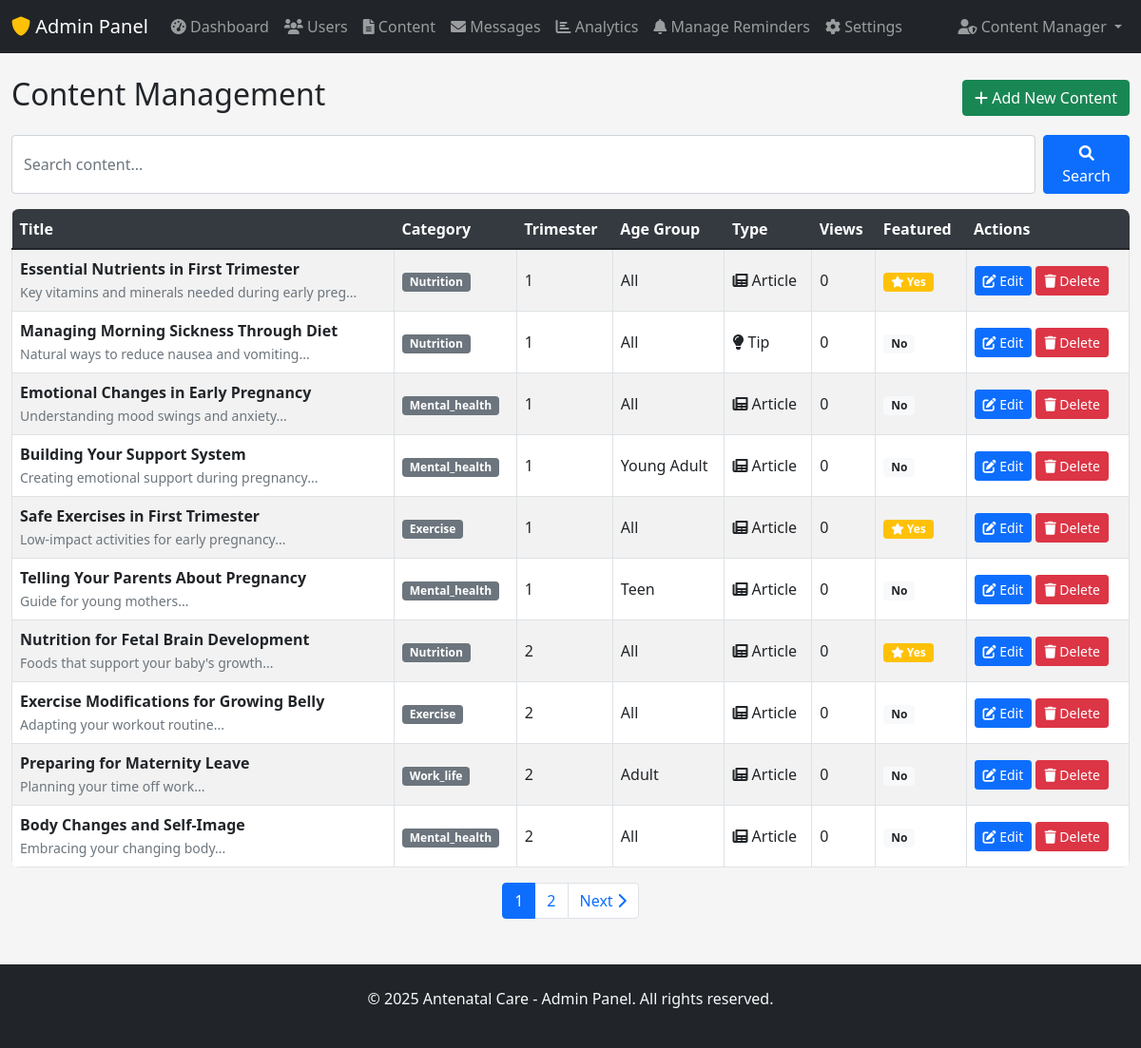
The page /admin/content.php (signed in) on the database its author committed.
### tables this page shows
CREATE TABLE content (
    id INT PRIMARY KEY AUTO_INCREMENT,
    title VARCHAR(200) NOT NULL,
    description TEXT,
    content_text LONGTEXT NOT NULL,
    trimester INT NOT NULL CHECK (trimester IN (1, 2, 3)),
    age_group ENUM('teen', 'young_adult', 'adult', 'mature_adult', 'senior_adult', 'all') DEFAULT 'all',
    category VARCHAR(50) NOT NULL,  
    content_type ENUM('article', 'tip', 'checklist', 'video', 'audio') DEFAULT 'article',
    language VARCHAR(20) DEFAULT 'english',
    is_featured BOOLEAN DEFAULT FALSE,
    view_count INT DEFAULT 0,
    created_at TIMESTAMP DEFAULT CURRENT_TIMESTAMP,
    updated_at TIMESTAMP DEFAULT CURRENT_TIMESTAMP ON UPDATE CURRENT_TIMESTAMP
);

### includes/config.php (called while the page is built, shortened)
<?php
$conn = new mysqli(DB_HOST, DB_USERNAME, DB_PASSWORD, DB_NAME);
$conn->set_charset("utf8");
function sanitize($data)
{
    global $conn;
    return mysqli_real_escape_string($conn, trim(htmlspecialchars($data)));
}
function isAdminLoggedIn()
{
    return isset($_SESSION['admin_id']);
}
function getCurrentAdmin()
{
    global $conn;
    $admin_id = $_SESSION['admin_id'];
    $query = "SELECT * FROM admin_users WHERE id = $admin_id";
    $result = $conn->query($query);
    return $result ? $result->fetch_assoc() : null;
}
?>

### includes/admin_functions.php (called while the page is built, shortened)
<?php
require_once 'config.php';
function getAllContent($page = 1, $per_page = 20, $search = '')
{
    global $conn;
    $offset = ($page - 1) * $per_page;
    $search_clause = '';
    $query = "SELECT * FROM content $search_clause ORDER BY created_at DESC LIMIT $per_page OFFSET $offset";
    $result = $conn->query($query);
    return $result ? $result->fetch_all(MYSQLI_ASSOC) : [];
}
function getTotalContent($search = '')
{
    global $conn;
    $search_clause = '';
    $query = "SELECT COUNT(*) as total FROM content $search_clause";
    $result = $conn->query($query);
    return $result ? $result->fetch_assoc()['total'] : 0;
}
?>

### admin/content.php (the view, shortened to what this page needs)
<?php
require_once '../includes/config.php';
require_once '../includes/admin_functions.php';
$search = sanitize($_GET['search'] ?? '');
$page = max(1, (int) ($_GET['page'] ?? 1));
$per_page = 10;
$content_items = getAllContent($page, $per_page, $search);
$total_items = getTotalContent($search);
$total_pages = ceil($total_items / $per_page);
include '../includes/admin_header.php';
?>
<div class="container-fluid mt-4">
    <div class="d-flex justify-content-between align-items-center mb-3">
        <h2>Content Management</h2>
        <button class="btn btn-success" data-bs-toggle="modal" data-bs-target="#addContentModal">
            <i class="fas fa-plus"></i> Add New Content
        </button>
    </div>
    <form method="GET" class="d-flex mb-3">
        <input type="text" name="search" class="form-control me-2" placeholder="Search content..."
            value="<?php echo htmlspecialchars($search); ?>">
        <button class="btn btn-primary">
            <i class="fas fa-search"></i> Search
        </button>
    </form>
    <div class="table-responsive">
        <table class="table table-bordered table-striped align-middle">
            <thead class="table-dark">
                <tr>
                    <th>Title</th>
                    <th>Category</th>
                    <th>Trimester</th>
                    <th>Age Group</th>
                    <th>Type</th>
                    <th>Views</th>
                    <th>Featured</th>
                    <th>Actions</th>
                </tr>
            </thead>
            <tbody>
                <?php foreach ($content_items as $item): ?>
                    <tr>
                        <td>
                            <strong><?php echo htmlspecialchars($item['title']); ?></strong>
                            <?php if (!empty($item['description'])): ?>
                                <br><small
                                    class="text-muted"><?php echo substr(htmlspecialchars($item['description']), 0, 50) . '...'; ?></small>
                            <?php endif; ?>
                        </td>
                        <td>
                            <span class="badge bg-secondary"><?php echo ucwords($item['category']); ?></span>
                        </td>
                        <td><?php echo $item['trimester']; ?></td>
                        <td><?php echo ucwords(str_replace('_', ' ', $item['age_group'])); ?></td>
                        <td>
                            <?php
                            $type_icons = [
                                'article' => 'fas fa-newspaper',
                                'tip' => 'fas fa-lightbulb',
                                'video' => 'fas fa-video',
                                'audio' => 'fas fa-headphones',
                                'checklist' => 'fas fa-check-square'
                            ];
                            $icon = $type_icons[$item['content_type']] ?? 'fas fa-file';
                            ?>
                            <i class="<?php echo $icon; ?>"></i> <?php echo ucfirst($item['content_type']); ?>
                        </td>
                        <td><?php echo number_format($item['view_count']); ?></td>
                        <td>
                            <?php if ($item['is_featured']): ?>
                                <span class="badge bg-warning"><i class="fas fa-star"></i> Yes</span>
                            <?php else: ?>
                                <span class="badge bg-light text-dark">No</span>
                            <?php endif; ?>
                        </td>
                        <td>
                            <button class="btn btn-sm btn-primary" data-bs-toggle="modal"
                                data-bs-target="#editContentModal<?php echo $item['id']; ?>">
                                <i class="fas fa-edit"></i> Edit
                            </button>
                            <a href="?delete_id=<?php echo $item['id']; ?>&page=<?php echo $page; ?>&search=<?php echo urlencode($search); ?>"
                                class="btn btn-sm btn-danger"
                                onclick="return confirm('Are you sure you want to delete this content?');">
                                <i class="fas fa-trash"></i> Delete
                            </a>
                        </td>
                    </tr>
                <?php endforeach; ?>
            </tbody>
        </table>
    </div>
    <?php if ($total_pages > 1): ?>
        <nav aria-label="Content pagination">
            <ul class="pagination justify-content-center">
                <?php for ($i = max(1, $page - 2); $i <= min($total_pages, $page + 2); $i++): ?>
                    <li class="page-item <?php if ($i == $page)
                        echo 'active'; ?>">
                        <a class="page-link" href="?page=<?php echo $i; ?>&search=<?php echo urlencode($search); ?>">
                            <?php echo $i; ?>
                        </a>
                    </li>
                <?php endfor; ?>
                <?php if ($page < $total_pages): ?>
                    <li class="page-item">
                        <a class="page-link" href="?page=<?php echo $page + 1; ?>&search=<?php echo urlencode($search); ?>">
                            Next <i class="fas fa-chevron-right"></i>
                        </a>
                    </li>
                <?php endif; ?>
            </ul>
        </nav>
    <?php endif; ?>
</div>
<?php include '../includes/admin_footer.php'; ?>

### includes/admin_header.php (shortened to what this page needs)
<!DOCTYPE html>
<html lang="en">
<head>
    <link href="https://cdn.jsdelivr.net/npm/bootstrap@5.1.3/dist/css/bootstrap.min.css" rel="stylesheet">
    <link href="https://cdnjs.cloudflare.com/ajax/libs/font-awesome/6.0.0/css/all.min.css" rel="stylesheet">
    <link href="../css/admin.css" rel="stylesheet">
</head>
<body>
    <nav class="navbar navbar-expand-lg navbar-dark bg-dark">
        <div class="container-fluid">
            <a class="navbar-brand" href="index.php">
                <i class="fas fa-shield-alt"></i> Admin Panel
            </a>
            <div class="collapse navbar-collapse" id="adminNav">
                <ul class="navbar-nav me-auto">
                    <li class="nav-item">
                        <a class="nav-link" href="index.php">
                            <i class="fas fa-tachometer-alt"></i> Dashboard
                        </a>
                    </li>
                    <li class="nav-item">
                        <a class="nav-link" href="users.php">
                            <i class="fas fa-users"></i> Users
                        </a>
                    </li>
                    <li class="nav-item">
                        <a class="nav-link" href="content.php">
                            <i class="fas fa-file-alt"></i> Content
                        </a>
                    </li>
                    <li class="nav-item">
                        <a class="nav-link" href="messages.php">
                            <i class="fas fa-envelope"></i> Messages
                        </a>
                    </li>
                    <li class="nav-item">
                        <a class="nav-link" href="analytics.php">
                            <i class="fas fa-chart-bar"></i> Analytics
                        </a>
                    </li>
                    <li class="nav-item">
                        <a class="nav-link" href="admin_reminders.php">
                            <i class="fas fa-bell"></i> Manage Reminders
                        </a>
                    </li>
                    <li class="nav-item">
                        <a class="nav-link" href="settings.php">
                            <i class="fas fa-cog"></i> Settings
                        </a>
                    </li>
                </ul>
                <ul class="navbar-nav">
                    <?php if (isAdminLoggedIn()): ?>
                        <?php $current_admin = getCurrentAdmin(); ?>
                        <li class="nav-item dropdown">
                            <a class="nav-link dropdown-toggle" href="#" id="adminDropdown" role="button"
                                data-bs-toggle="dropdown">
                                <i class="fas fa-user-shield"></i>
                                <?php echo htmlspecialchars($current_admin['full_name']); ?>
                            </a>
                        </li>
                    <?php endif; ?>
                </ul>
            </div>
        </div>
    </nav>

### css/admin.css (style rules this page uses)
body { font-family: 'Segoe UI', Tahoma, Geneva, Verdana, sans-serif; background-color: #f5f5f5; }
.navbar-brand i { color: #ffc107; }
.table { background-color: white; border-radius: 8px; overflow: hidden; }
.table thead th { background-color: #343a40; color: white; border: none; }

### rows shown on the page
content: title "Essential Nutrients in First Trimester", description "Key vitamins and minerals needed during early preg", category "Nutrition", trimester "1", age_group "All", content_type "Article", view_count "0", is_featured 1 (drawn)
content: title "Managing Morning Sickness Through Diet", description "Natural ways to reduce nausea and vomiting", category "Nutrition", trimester "1", age_group "All", content_type "Tip", view_count "0", is_featured "No"
content: title "Emotional Changes in Early Pregnancy", description "Understanding mood swings and anxiety", category "Mental_health", trimester "1", age_group "All", content_type "Article", view_count "0", is_featured "No"
content: title "Building Your Support System", description "Creating emotional support during pregnancy", category "Mental_health", trimester "1", age_group "Young Adult", content_type "Article", view_count "0", is_featured "No"
content: title "Safe Exercises in First Trimester", description "Low-impact activities for early pregnancy", category "Exercise", trimester "1", age_group "All", content_type "Article", view_count "0", is_featured 1 (drawn)
content: title "Telling Your Parents About Pregnancy", description "Guide for young mothers", category "Mental_health", trimester "1", age_group "Teen", content_type "Article", view_count "0", is_featured "No"
content: title "Nutrition for Fetal Brain Development", description "Foods that support your baby's growth", category "Nutrition", trimester "2", age_group "All", content_type "Article", view_count "0", is_featured 1 (drawn)
content: title "Exercise Modifications for Growing Belly", description "Adapting your workout routine", category "Exercise", trimester "2", age_group "All", content_type "Article", view_count "0", is_featured "No"
content: title "Preparing for Maternity Leave", description "Planning your time off work", category "Work_life", trimester "2", age_group "Adult", content_type "Article", view_count "0", is_featured "No"
content: title "Body Changes and Self-Image", description "Embracing your changing body", category "Mental_health", trimester "2", age_group "All", content_type "Article", view_count "0", is_featured "No"

### other values the page prints
$current_admin['full_name'] "Content Manager"
